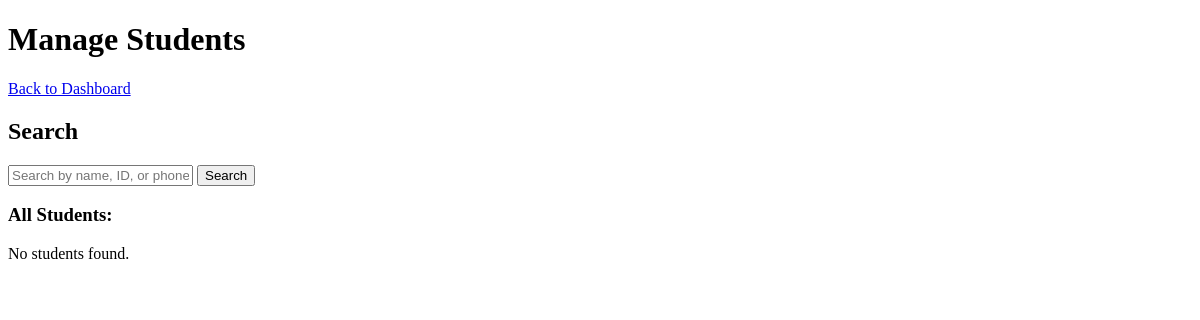
Page /admin/manage_students on the earlier database version.
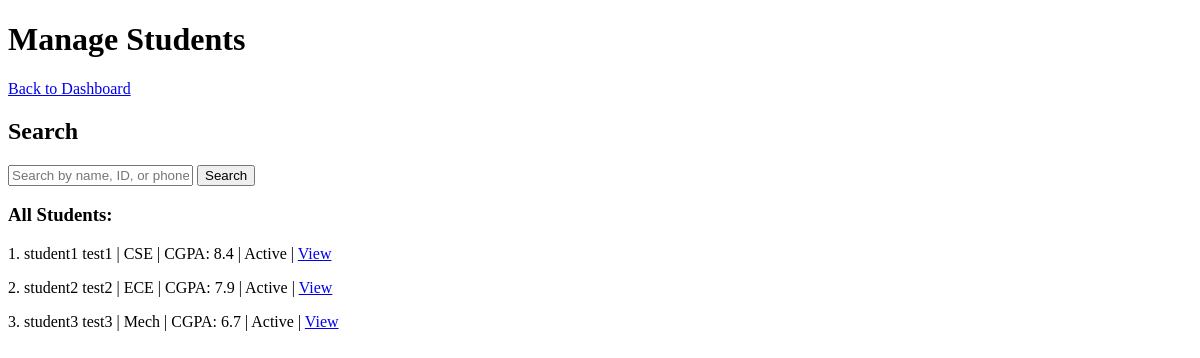
Same page on the later database version.
### models.py (models this page shows)
class Student(db.Model):
    __tablename__ = 'students'
    student_id = db.Column(db.Integer, primary_key=True)
    user_id = db.Column(db.Integer, db.ForeignKey('users.user_id'), unique=True)
    email = db.Column(db.String(100), db.ForeignKey('users.email'), unique=True, nullable=False)
    f_name = db.Column(db.String(20), nullable=False)
    l_name = db.Column(db.String(20), nullable=False)
    department = db.Column(db.String(100))
    cgpa = db.Column(db.Float)
    phone = db.Column(db.String(10))
    resume = db.Column(db.String(200))
    is_blacklisted = db.Column(db.Boolean, default=False)

### routes/admin.py (the view)
@admin.route('/manage_students')
def manage_students():
    q = request.args.get('q', '').strip()
    if q:
        students = Student.query.filter(
            db.or_(
                Student.f_name.ilike(f'%{q}%'),
                Student.l_name.ilike(f'%{q}%'),
                Student.phone.ilike(f'%{q}%'),
                Student.student_id == q if q.isdigit() else False
            )
        ).all()
    else:
        students = Student.query.all()
    return render_template('admin/manage_student.html', students=students)

### templates/admin/manage_student.html (shortened to what this page needs)
<!DOCTYPE html>
<html lang="en">
<head>
</head>
<body>
  <h1>Manage Students</h1>
  <a href="{{ url_for('admin.dashboard') }}">Back to Dashboard</a>
  <h2>Search</h2>
  <form method="GET" action="{{ url_for('admin.manage_students') }}">
    <input type="text" name="q" placeholder="Search by name, ID, or phone" value="{{ request.args.get('q', '') }}">
    <button type="submit">Search</button>
  </form>
  <h3>All Students:</h3>
  {% for s in students %}
    <p>
      {{ loop.index }}. {{ s.f_name }} {{ s.l_name }} | {{ s.department }} | CGPA: {{ s.cgpa }} |
      {% if s.is_blacklisted %} Blacklisted {% else %} Active {% endif %}
      | <a href="{{ url_for('admin.student_detail', student_id=s.student_id) }}">View</a>
    </p>
  {% else %}
    <p>No students found.</p>
  {% endfor %}
</body>
</html>

Differences in the rows shown:
added Student: f_name "student1", l_name "test1", department "CSE", cgpa "8.4", is_blacklisted "Active"
added Student: f_name "student2", l_name "test2", department "ECE", cgpa "7.9", is_blacklisted "Active"
added Student: f_name "student3", l_name "test3", department "Mech", cgpa "6.7", is_blacklisted "Active"
Other differences:
text no longer shown: "No students found."
